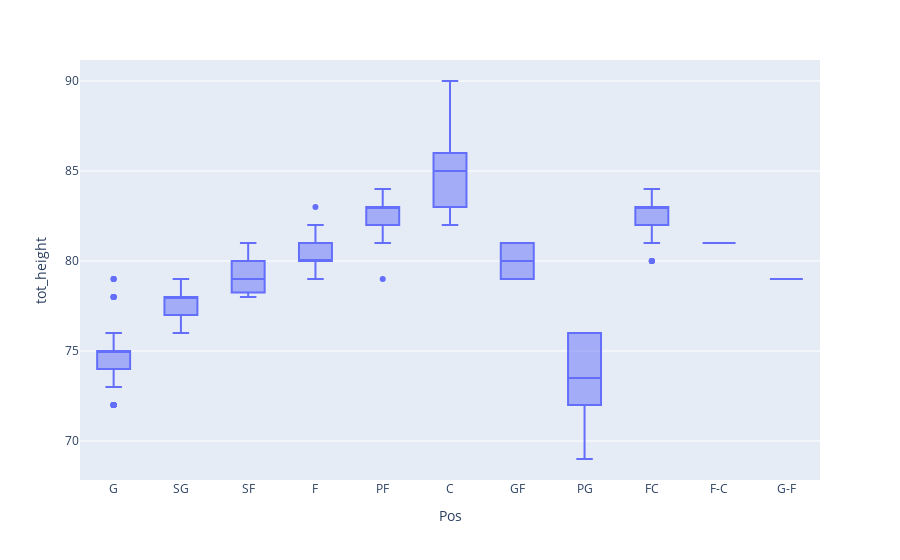

Source (notebook cell):
### Code cell
# Evaluating the positions players stand at based on their height
b = px.box(nba22, x="Pos", y= "tot_height")
b.show()

### Figure 1 — Plotly figure (JSON) as saved in the notebook; plotly's stock layout.template omitted (floating-point values rounded to 4 significant figures; data arrays with more than 128 entries replaced by an {"elided": "..."} marker saying what was removed)
{"data": [{"alignmentgroup": "True", "hoverlabel": {"namelength": 0}, "hovertemplate": "Pos=%{x}<br>tot_height=%{y}", "legendgroup": "", "marker": {"color": "#636efa"}, "name": "", "notched": false, "offsetgroup": "", "orientation": "v", "showlegend": false, "type": "box", "x": {"elided": "439 str values"}, "x0": " ", "xaxis": "x", "y": {"elided": "439 int values"}, "y0": " ", "yaxis": "y"}], "layout": {"boxmode": "group", "legend": {"tracegroupgap": 0}, "margin": {"t": 60}, "xaxis": {"anchor": "y", "domain": [0, 1], "title": {"text": "Pos"}}, "yaxis": {"anchor": "x", "domain": [0, 1], "title": {"text": "tot_height"}}}}
